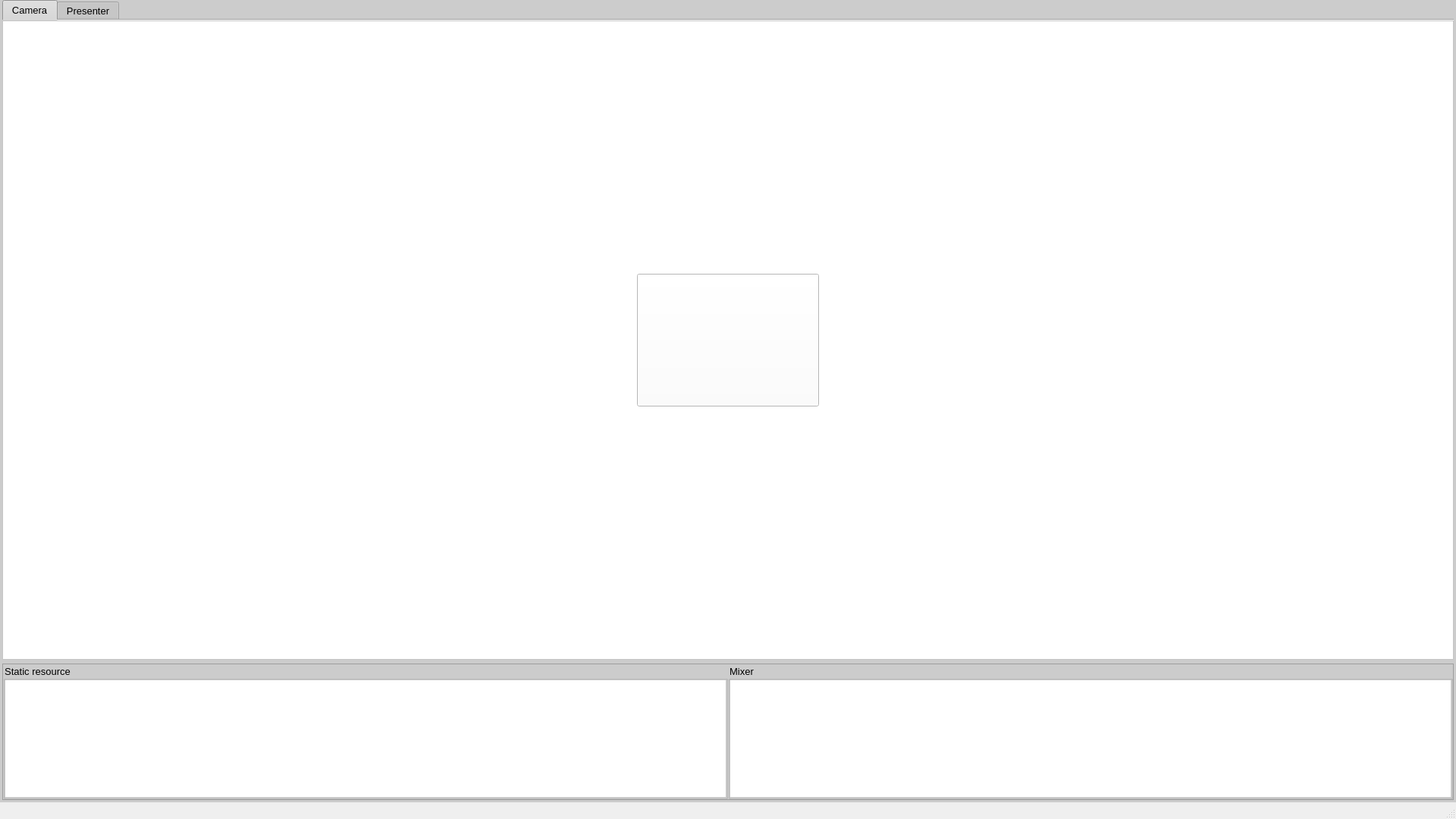
<?xml version="1.0" encoding="UTF-8"?>
<ui version="4.0">
 <class>PiepLiveCenter</class>
 <widget class="QMainWindow" name="PiepLiveCenter">
  <property name="geometry">
   <rect>
    <x>0</x>
    <y>0</y>
    <width>1920</width>
    <height>1080</height>
   </rect>
  </property>
  <property name="windowTitle">
   <string>PiepLive Center v2</string>
  </property>
  <property name="windowIcon">
   <iconset resource="../icons/piepme-logo.qrc">
    <normaloff>:/logo/logo.png</normaloff>:/logo/logo.png</iconset>
  </property>
  <property name="iconSize">
   <size>
    <width>32</width>
    <height>32</height>
   </size>
  </property>
  <widget class="QWidget" name="centralwidget">
   <property name="layoutDirection">
    <enum>Qt::LeftToRight</enum>
   </property>
   <property name="styleSheet">
    <string notr="true">background:#ccc;font-size:13px;color:#000;</string>
   </property>
   <layout class="QVBoxLayout" name="verticalLayout_2">
    <property name="spacing">
     <number>5</number>
    </property>
    <property name="leftMargin">
     <number>3</number>
    </property>
    <property name="topMargin">
     <number>0</number>
    </property>
    <property name="rightMargin">
     <number>3</number>
    </property>
    <property name="bottomMargin">
     <number>3</number>
    </property>
    <item>
     <widget class="QTabWidget" name="tab_view">
      <property name="sizePolicy">
       <sizepolicy hsizetype="Preferred" vsizetype="Preferred">
        <horstretch>0</horstretch>
        <verstretch>0</verstretch>
       </sizepolicy>
      </property>
      <property name="sizeIncrement">
       <size>
        <width>0</width>
        <height>0</height>
       </size>
      </property>
      <property name="font">
       <font>
        <pointsize>-1</pointsize>
       </font>
      </property>
      <property name="layoutDirection">
       <enum>Qt::LeftToRight</enum>
      </property>
      <property name="autoFillBackground">
       <bool>false</bool>
      </property>
      <property name="tabPosition">
       <enum>QTabWidget::North</enum>
      </property>
      <property name="tabShape">
       <enum>QTabWidget::Rounded</enum>
      </property>
      <property name="currentIndex">
       <number>0</number>
      </property>
      <property name="elideMode">
       <enum>Qt::ElideNone</enum>
      </property>
      <property name="usesScrollButtons">
       <bool>true</bool>
      </property>
      <property name="documentMode">
       <bool>true</bool>
      </property>
      <property name="tabsClosable">
       <bool>false</bool>
      </property>
      <property name="movable">
       <bool>true</bool>
      </property>
      <property name="tabBarAutoHide">
       <bool>false</bool>
      </property>
      <widget class="QWidget" name="tab_camera">
       <property name="enabled">
        <bool>true</bool>
       </property>
       <property name="sizePolicy">
        <sizepolicy hsizetype="Preferred" vsizetype="Preferred">
         <horstretch>0</horstretch>
         <verstretch>0</verstretch>
        </sizepolicy>
       </property>
       <attribute name="title">
        <string>Camera</string>
       </attribute>
       <layout class="QVBoxLayout" name="verticalLayout">
        <property name="spacing">
         <number>0</number>
        </property>
        <property name="leftMargin">
         <number>0</number>
        </property>
        <property name="topMargin">
         <number>0</number>
        </property>
        <property name="rightMargin">
         <number>0</number>
        </property>
        <property name="bottomMargin">
         <number>0</number>
        </property>
        <item>
         <widget class="QScrollArea" name="scrl_camera_w">
          <property name="styleSheet">
           <string notr="true">background-color:#fff</string>
          </property>
          <property name="frameShadow">
           <enum>QFrame::Raised</enum>
          </property>
          <property name="widgetResizable">
           <bool>true</bool>
          </property>
          <widget class="QWidget" name="scrl_camera">
           <property name="geometry">
            <rect>
             <x>0</x>
             <y>0</y>
             <width>1912</width>
             <height>822</height>
            </rect>
           </property>
           <layout class="QHBoxLayout" name="horizontalLayout_3">
            <property name="spacing">
             <number>0</number>
            </property>
            <property name="leftMargin">
             <number>0</number>
            </property>
            <property name="topMargin">
             <number>0</number>
            </property>
            <property name="rightMargin">
             <number>0</number>
            </property>
            <property name="bottomMargin">
             <number>0</number>
            </property>
            <item>
             <layout class="QGridLayout" name="grid_camera">
              <property name="spacing">
               <number>5</number>
              </property>
              <item row="0" column="0">
               <widget class="QPushButton" name="add_camera">
                <property name="sizePolicy">
                 <sizepolicy hsizetype="Fixed" vsizetype="Fixed">
                  <horstretch>0</horstretch>
                  <verstretch>0</verstretch>
                 </sizepolicy>
                </property>
                <property name="minimumSize">
                 <size>
                  <width>240</width>
                  <height>175</height>
                 </size>
                </property>
                <property name="text">
                 <string/>
                </property>
                <property name="icon">
                 <iconset>
                  <normaloff>C:/Users/luots/.designer/icons/add.png</normaloff>C:/Users/luots/.designer/icons/add.png</iconset>
                </property>
                <property name="iconSize">
                 <size>
                  <width>64</width>
                  <height>64</height>
                 </size>
                </property>
                <property name="autoDefault">
                 <bool>false</bool>
                </property>
                <property name="default">
                 <bool>false</bool>
                </property>
                <property name="flat">
                 <bool>false</bool>
                </property>
               </widget>
              </item>
             </layout>
            </item>
           </layout>
          </widget>
         </widget>
        </item>
       </layout>
      </widget>
      <widget class="QWidget" name="tab_presenter">
       <attribute name="title">
        <string>Presenter</string>
       </attribute>
       <layout class="QGridLayout" name="gridLayout">
        <property name="leftMargin">
         <number>0</number>
        </property>
        <property name="topMargin">
         <number>0</number>
        </property>
        <property name="rightMargin">
         <number>0</number>
        </property>
        <property name="bottomMargin">
         <number>0</number>
        </property>
        <property name="spacing">
         <number>0</number>
        </property>
        <item row="0" column="0">
         <widget class="QScrollArea" name="scrl_presenter_w">
          <property name="styleSheet">
           <string notr="true">background-color:#fff</string>
          </property>
          <property name="frameShadow">
           <enum>QFrame::Raised</enum>
          </property>
          <property name="widgetResizable">
           <bool>true</bool>
          </property>
          <widget class="QWidget" name="scrl_presenter">
           <property name="geometry">
            <rect>
             <x>0</x>
             <y>0</y>
             <width>1912</width>
             <height>822</height>
            </rect>
           </property>
           <layout class="QHBoxLayout" name="horizontalLayout_4">
            <property name="spacing">
             <number>0</number>
            </property>
            <property name="leftMargin">
             <number>0</number>
            </property>
            <property name="topMargin">
             <number>0</number>
            </property>
            <property name="rightMargin">
             <number>0</number>
            </property>
            <property name="bottomMargin">
             <number>0</number>
            </property>
            <item>
             <layout class="QGridLayout" name="grid_presenter"/>
            </item>
           </layout>
          </widget>
         </widget>
        </item>
       </layout>
      </widget>
     </widget>
    </item>
    <item>
     <widget class="QFrame" name="frame_botom">
      <property name="sizePolicy">
       <sizepolicy hsizetype="Preferred" vsizetype="Fixed">
        <horstretch>0</horstretch>
        <verstretch>0</verstretch>
       </sizepolicy>
      </property>
      <property name="minimumSize">
       <size>
        <width>0</width>
        <height>180</height>
       </size>
      </property>
      <property name="frameShape">
       <enum>QFrame::StyledPanel</enum>
      </property>
      <property name="frameShadow">
       <enum>QFrame::Raised</enum>
      </property>
      <layout class="QHBoxLayout" name="horizontalLayout">
       <property name="spacing">
        <number>0</number>
       </property>
       <property name="leftMargin">
        <number>0</number>
       </property>
       <property name="topMargin">
        <number>0</number>
       </property>
       <property name="rightMargin">
        <number>0</number>
       </property>
       <property name="bottomMargin">
        <number>0</number>
       </property>
       <item>
        <widget class="QGroupBox" name="gbx_static_resource">
         <property name="title">
          <string>Static resource</string>
         </property>
         <property name="flat">
          <bool>false</bool>
         </property>
         <property name="checkable">
          <bool>false</bool>
         </property>
         <layout class="QVBoxLayout" name="verticalLayout_3">
          <property name="spacing">
           <number>0</number>
          </property>
          <property name="leftMargin">
           <number>0</number>
          </property>
          <property name="topMargin">
           <number>0</number>
          </property>
          <property name="rightMargin">
           <number>0</number>
          </property>
          <property name="bottomMargin">
           <number>0</number>
          </property>
          <item>
           <widget class="QScrollArea" name="scrollArea_2">
            <property name="styleSheet">
             <string notr="true">background-color:#fff</string>
            </property>
            <property name="frameShape">
             <enum>QFrame::NoFrame</enum>
            </property>
            <property name="widgetResizable">
             <bool>true</bool>
            </property>
            <widget class="QWidget" name="scrollAreaWidgetContents_2">
             <property name="geometry">
              <rect>
               <x>0</x>
               <y>0</y>
               <width>950</width>
               <height>153</height>
              </rect>
             </property>
             <layout class="QVBoxLayout" name="verticalLayout_7">
              <property name="spacing">
               <number>0</number>
              </property>
              <property name="leftMargin">
               <number>0</number>
              </property>
              <property name="topMargin">
               <number>0</number>
              </property>
              <property name="rightMargin">
               <number>0</number>
              </property>
              <property name="bottomMargin">
               <number>0</number>
              </property>
              <item>
               <layout class="QVBoxLayout" name="verticalLayout_4"/>
              </item>
             </layout>
            </widget>
           </widget>
          </item>
         </layout>
        </widget>
       </item>
       <item>
        <widget class="QGroupBox" name="gbx_audio">
         <property name="sizePolicy">
          <sizepolicy hsizetype="Preferred" vsizetype="Preferred">
           <horstretch>0</horstretch>
           <verstretch>0</verstretch>
          </sizepolicy>
         </property>
         <property name="minimumSize">
          <size>
           <width>150</width>
           <height>0</height>
          </size>
         </property>
         <property name="title">
          <string>Mixer</string>
         </property>
         <property name="flat">
          <bool>false</bool>
         </property>
         <layout class="QHBoxLayout" name="horizontalLayout_2">
          <property name="spacing">
           <number>0</number>
          </property>
          <property name="leftMargin">
           <number>0</number>
          </property>
          <property name="topMargin">
           <number>0</number>
          </property>
          <property name="rightMargin">
           <number>0</number>
          </property>
          <property name="bottomMargin">
           <number>0</number>
          </property>
          <item>
           <widget class="QScrollArea" name="scrollArea">
            <property name="styleSheet">
             <string notr="true">background-color:#fff</string>
            </property>
            <property name="frameShape">
             <enum>QFrame::NoFrame</enum>
            </property>
            <property name="widgetResizable">
             <bool>true</bool>
            </property>
            <widget class="QWidget" name="scrollAreaWidgetContents">
             <property name="geometry">
              <rect>
               <x>0</x>
               <y>0</y>
               <width>950</width>
               <height>153</height>
              </rect>
             </property>
             <layout class="QVBoxLayout" name="verticalLayout_6">
              <property name="spacing">
               <number>0</number>
              </property>
              <property name="leftMargin">
               <number>0</number>
              </property>
              <property name="topMargin">
               <number>0</number>
              </property>
              <property name="rightMargin">
               <number>0</number>
              </property>
              <property name="bottomMargin">
               <number>0</number>
              </property>
              <item>
               <layout class="QVBoxLayout" name="verticalLayout_5"/>
              </item>
             </layout>
            </widget>
           </widget>
          </item>
         </layout>
        </widget>
       </item>
      </layout>
     </widget>
    </item>
   </layout>
  </widget>
  <widget class="QStatusBar" name="statusbar">
   <property name="enabled">
    <bool>true</bool>
   </property>
   <property name="mouseTracking">
    <bool>true</bool>
   </property>
   <property name="tabletTracking">
    <bool>true</bool>
   </property>
   <property name="acceptDrops">
    <bool>true</bool>
   </property>
  </widget>
  <widget class="QMenuBar" name="menubar">
   <property name="geometry">
    <rect>
     <x>0</x>
     <y>0</y>
     <width>1920</width>
     <height>20</height>
    </rect>
   </property>
   <property name="font">
    <font>
     <family>Arial</family>
     <weight>50</weight>
     <bold>false</bold>
    </font>
   </property>
   <property name="cursor">
    <cursorShape>CrossCursor</cursorShape>
   </property>
  </widget>
  <action name="actionOpen">
   <property name="text">
    <string>Open</string>
   </property>
  </action>
  <action name="actionAbout">
   <property name="text">
    <string>About..</string>
   </property>
  </action>
 </widget>
 <resources>
  <include location="../icons/piepme-logo.qrc"/>
 </resources>
 <connections/>
</ui>
